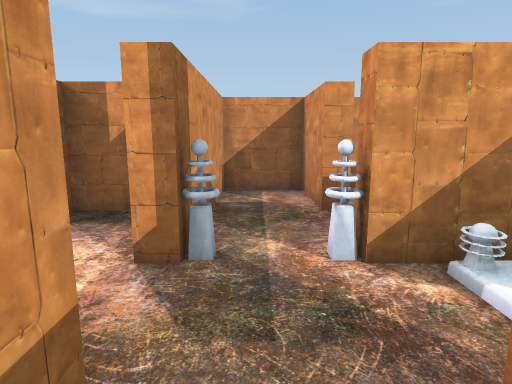
view 1 (above)

23 first-person views from a walk through a Unity game level. The camera is 1.4 m above the floor, tilts 10° down and sees 75° across. The floor is counted in squares, 1 m on a side. Each view is taken from the middle of a square. On the plan, view 1 faces up. The plan holds only what a view shows up to about 15 squares ahead; the rest is blank. The player is left out.

view 2
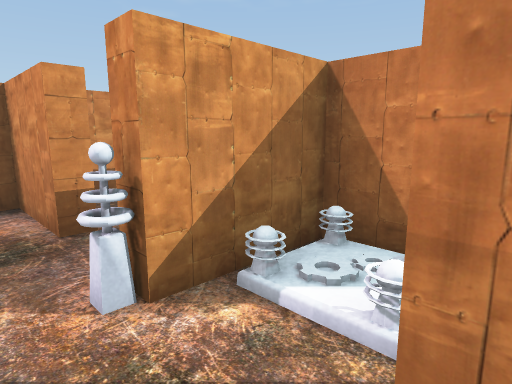

view 3
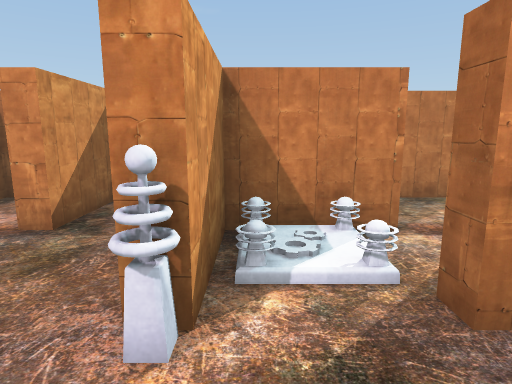

view 4
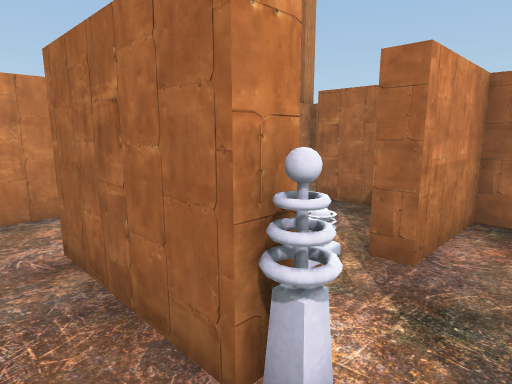

view 5
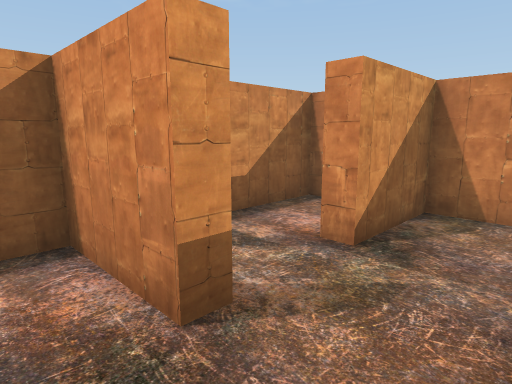

view 6
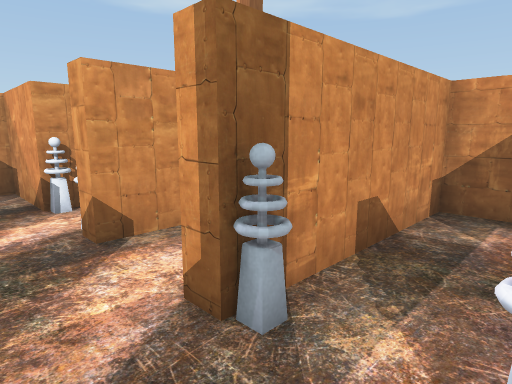

view 7
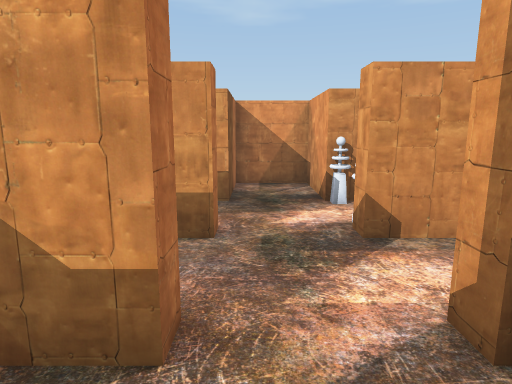

view 8
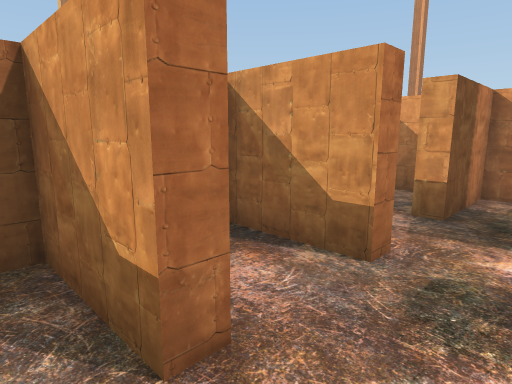

view 9
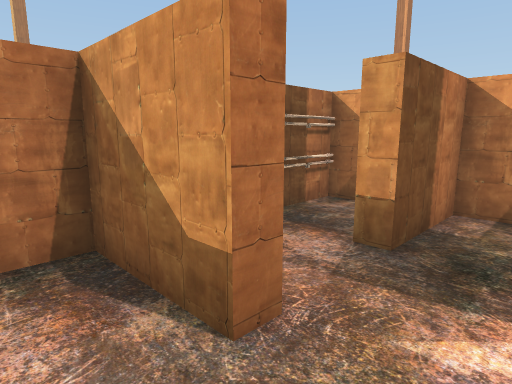

view 10
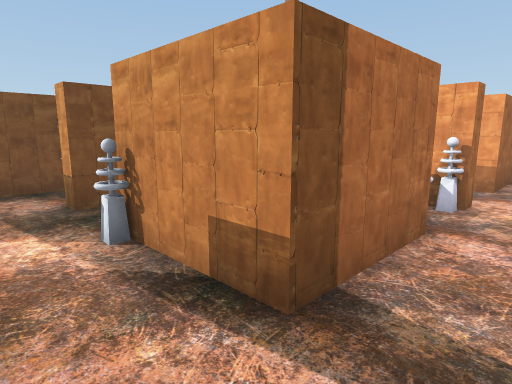

view 11
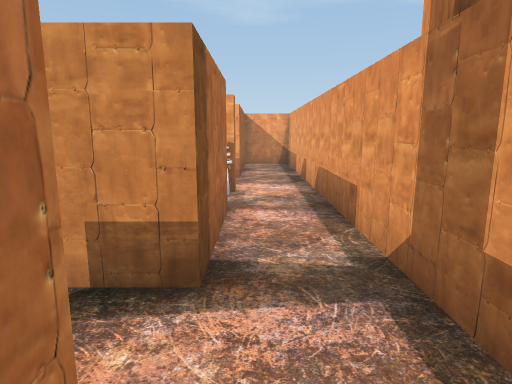

view 12
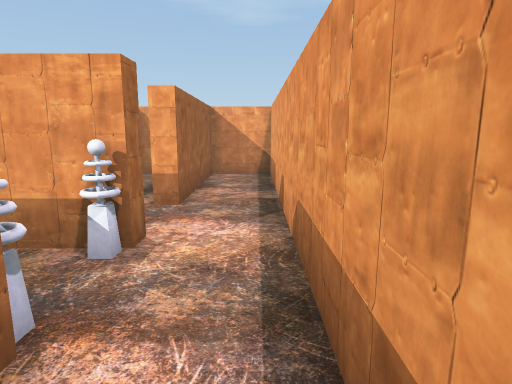

view 13
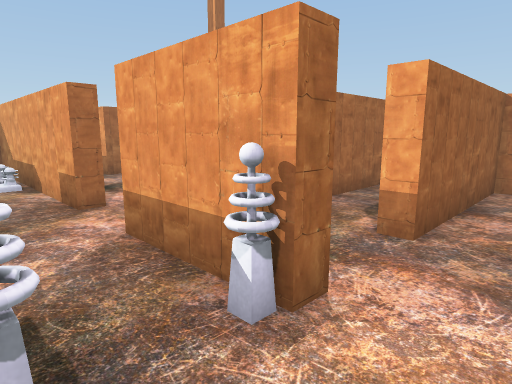

view 14
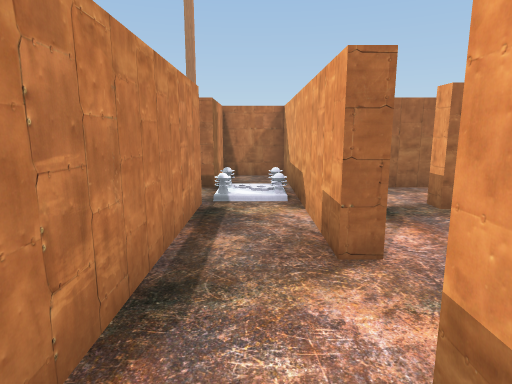

view 15
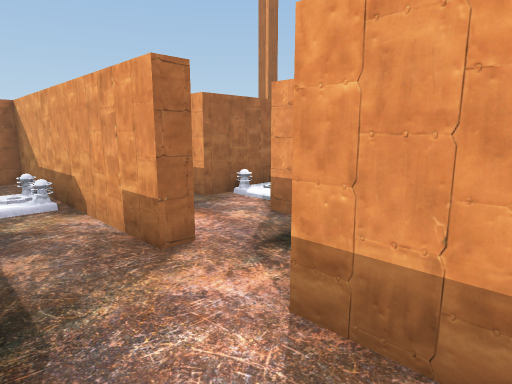

view 16
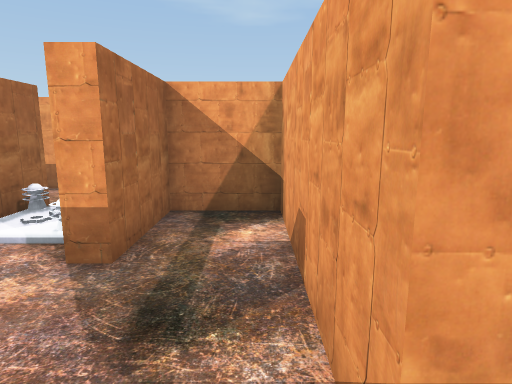

view 17
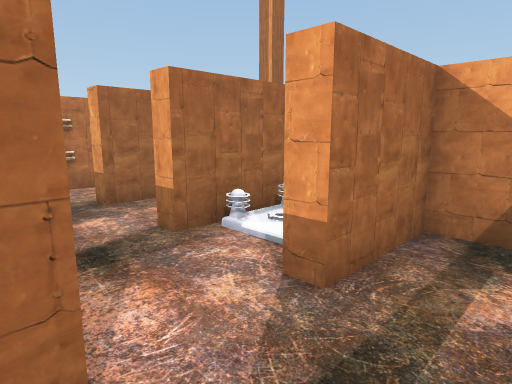

view 18
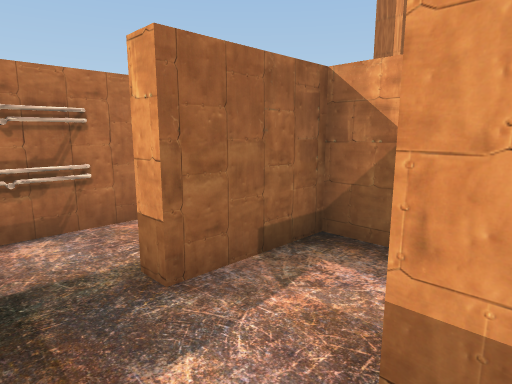

view 19
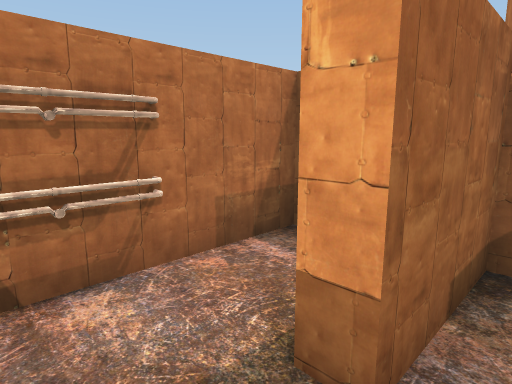

view 20
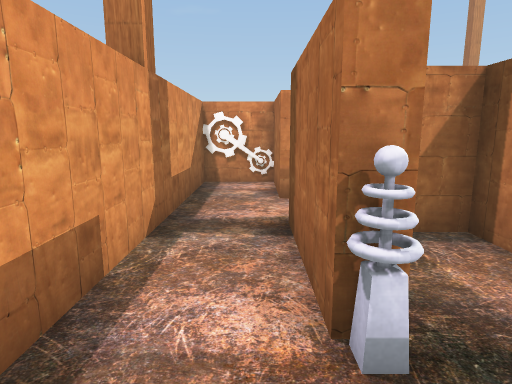

view 21
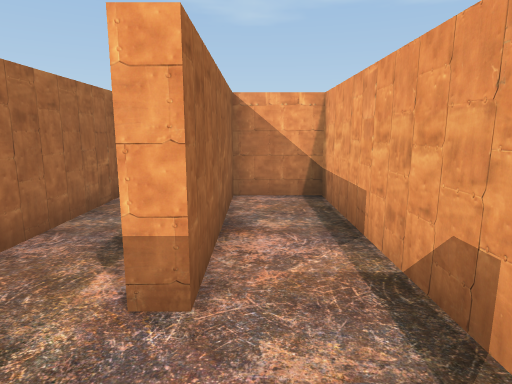

view 22
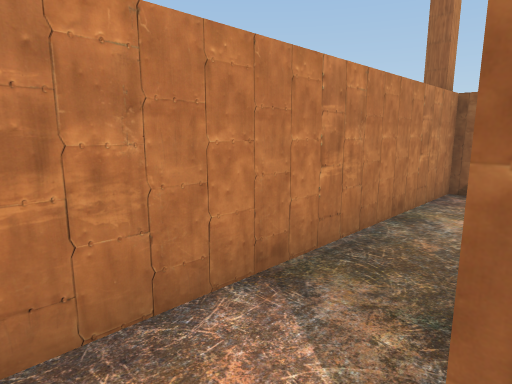

view 23
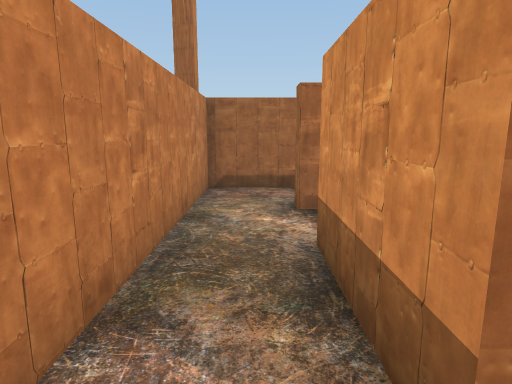

### Floor plan
Key: @ floor where view 1 was taken; # wall or solid block; . floor; O other object.
Columns run from 19 left of view 1 to 6 right of it. Each row starts with its distance up from view 1.
  9 ##########################
  8 #.................#.#....#
  7 #.................#.#....#
  6 ######..O.####.####.#..###
  5 # ......#....#.#..#......#
  4 #########.###O.O..#.O###.#
  3    #......#...........O#.#
  2    #......#............#.#
  1    ###..#.####.#..#.#..#.#
  0     .O..#.#....#..#@#....#
 -1    ###..#.##############.#
 -2    #....#..            ..#
 -3    #....#.O            ..#
 -4    ###..#.#            ###
 -5    #....#.#
 -6    ########

Where each view was taken, in squares from view 1:
view 1: 0 up, 0 right, facing up
view 2: 1 up, 0 right, facing up-right
view 3: 3 up, 1 left, facing right
view 4: 5 up, 0 right, facing down-right
view 5: 4 up, 0 right, facing up-right
view 6: 2 up, 1 right, facing up-left
view 7: 2 up, 1 right, facing left
view 8: 3 up, 0 right, facing down-left
view 9: 3 up, 2 left, facing down-left
view 10: 8 up, 4 left, facing down-left
view 11: 7 up, 3 left, facing left
view 12: 8 up, 7 left, facing left
view 13: 8 up, 9 left, facing down-left
view 14: 5 up, 10 left, facing down
view 15: 5 up, 9 left, facing down-left
view 16: 3 up, 10 left, facing left
view 17: 3 up, 11 left, facing down-left
view 18: 1 down, 12 left, facing down-left
view 19: 3 down, 12 left, facing down-left
view 20: 7 up, 11 left, facing right
view 21: 7 up, 11 left, facing left
view 22: 5 up, 4 right, facing down-right
view 23: 5 up, 5 right, facing down
